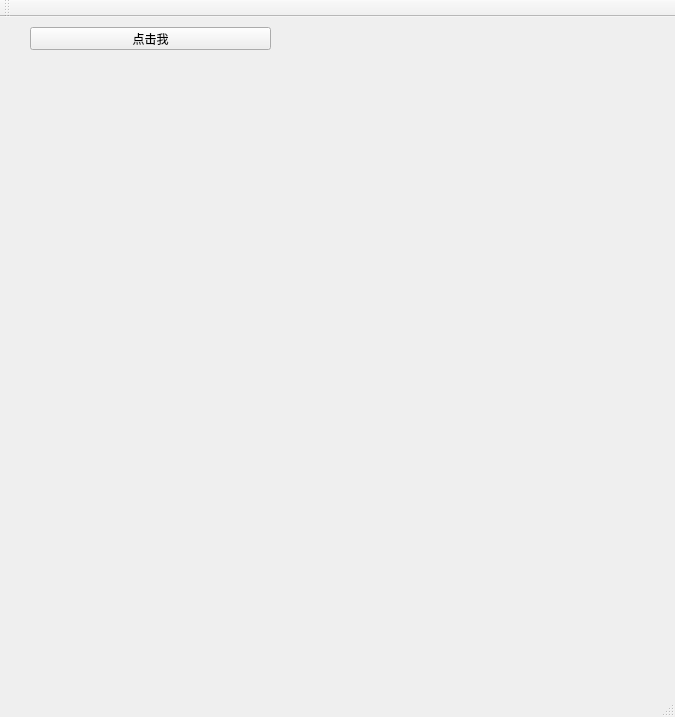
<?xml version="1.0" encoding="UTF-8"?>
<ui version="4.0">
 <class>MainWindow</class>
 <widget class="QMainWindow" name="MainWindow">
  <property name="geometry">
   <rect>
    <x>0</x>
    <y>0</y>
    <width>675</width>
    <height>717</height>
   </rect>
  </property>
  <property name="windowTitle">
   <string>MainWindow</string>
  </property>
  <widget class="QWidget" name="centralWidget">
   <widget class="QPushButton" name="myBtn">
    <property name="geometry">
     <rect>
      <x>30</x>
      <y>10</y>
      <width>241</width>
      <height>23</height>
     </rect>
    </property>
    <property name="text">
     <string>点击我</string>
    </property>
   </widget>
  </widget>
  <widget class="QMenuBar" name="menuBar">
   <property name="geometry">
    <rect>
     <x>0</x>
     <y>0</y>
     <width>675</width>
     <height>23</height>
    </rect>
   </property>
  </widget>
  <widget class="QToolBar" name="mainToolBar">
   <attribute name="toolBarArea">
    <enum>TopToolBarArea</enum>
   </attribute>
   <attribute name="toolBarBreak">
    <bool>false</bool>
   </attribute>
  </widget>
  <widget class="QStatusBar" name="statusBar"/>
 </widget>
 <layoutdefault spacing="6" margin="11"/>
 <resources/>
 <connections/>
</ui>
